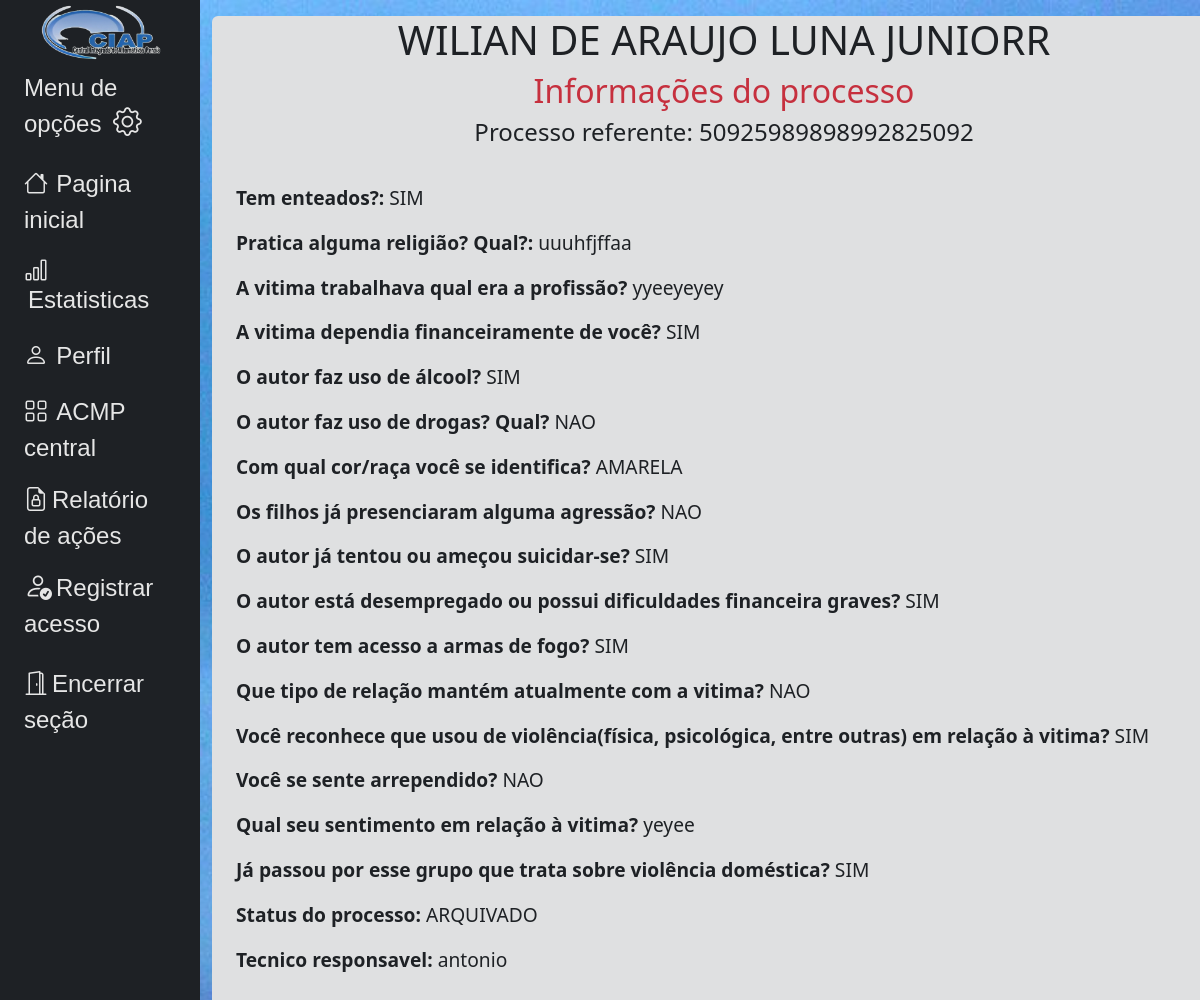
Page /base/busca/process_info/50925989898992825092/ (signed in) on the earlier database version.
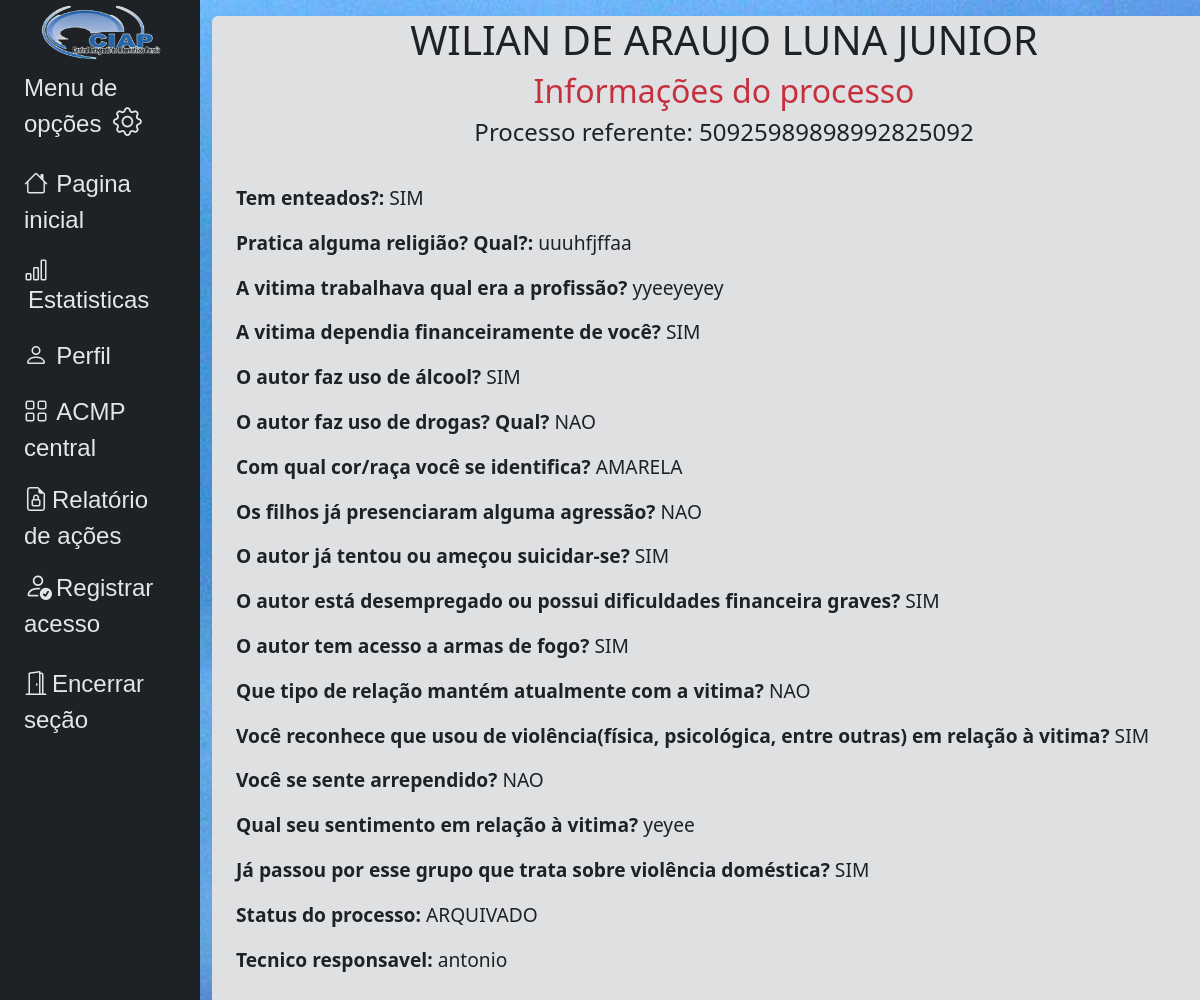
Same page on the later database version.
### core/models.py (models this page shows, shortened)
class Cidadao(models.Model):
    cpf = models.CharField(max_length=11, primary_key=True, verbose_name='Cpf:', unique=True)
    nome = models.CharField(max_length=80, verbose_name='Nome completo:')
    nome_social = models.CharField(max_length=80, blank=True, null=True, verbose_name='Nome social:', default='Não definido')
    endereco = models.CharField(max_length=80, verbose_name='Endereço:')
    moradia_situacao = models.CharField(
                        max_length=15,
                        choices=c_moradia_situacao,
                        verbose_name='Situação de moradia, tipo de ocupação:',
                        blank=True,
                        null=True
                    )
    moradia_tipo = models.CharField(
                        max_length=9,
                        choices=c_moradia_tipo,
                        verbose_name='Tipo de moradia:',
                        blank=True,
                        null=True
                    )
    cidade = models.CharField(max_length=20, verbose_name='Cidade:')
    telefone = models.CharField(max_length=13, verbose_name='Telefone:')
    estado = models.CharField(
                    choices=c_estado,
                    verbose_name='Estado:',
                    max_length=19,
                    blank=False,
                    null=False,
                     )
    data_nascimento = models.DateField(blank=False, verbose_name='Data de Nascimento:')
    idade = models.CharField(max_length=3, verbose_name='Idade:')
    naturalidade = models.CharField(max_length=50, verbose_name='Naturalidade:')
    sexo = models.CharField(max_length=1, choices=c_sexo, default='selecione', verbose_name='Sexo:')
    mae = models.CharField(max_length=50, verbose_name='Nome da mãe:')
    estado_civil = models.CharField(choices=c_estado_civil,
                                    default='selecione',
                                    max_length=20)
    remuneracao = models.CharField(max_length=20, choices=c_remuneracao, blank=True, verbose_name='Remuneração:')
    renda_individual = models.CharField(max_length=50, choices=c_renda_invidual)
    cor_raca = models.CharField(max_length=8, choices=c_raca_cor, verbose_name='Cor/Raça:')
    escolaridade = models.CharField(
                                choices=c_escolaridade,
                                max_length=22,
                                default='selecione'
                                    )
    data_entrada = models.DateField(auto_now_add=True)
    class Meta:
        indexes = [
            models.Index(fields=['nome']),
        ]

### core/views.py (the view)
# urls.py: path('base/busca/process_info/<str:process_referente>/', views.violen_info, name='violen_info'),
@login_required
def violen_info(request, process_referente):
    model = get_object_or_404(ViolenDomest, process_referente=process_referente)
    cidadao = model.cidadao
    processos = cidadao.form_violencia_domes.first()
    context = {
        'cidadao': cidadao,
        'processo': model,
        'processos': processos,
    }
    return render(request, 'commons/include/process_more.html', context)

### templates/commons/include/process_more.html
{% extends 'commons/include/new_base.html' %}
{% load static %}
{% block content %}
        <div class="container bg-light rounded">
            <div class="container">
                <h1 class="text-center">{{ cidadao.nome }}</h1>
                <div class="section-title d-flex justify-content-center">
                    <h2 class="text-danger">Informações do processo</h2>
                </div>
                <div class="info-item">
                    <h4 class="d-flex justify-content-center">Processo referente: {{ processo.process_referente }} </h4>
                    <br>
                    <p><strong>Tem enteados?:</strong> {{ processo.enteados }}</p>
                    <p><strong>Pratica alguma religião? Qual?:</strong> {{ processo.religiao }}</p>
                    <p><strong>A vitima trabalhava qual era a profissão?</strong> {{ processo.trab_vitima }}</p>
                    <p><strong>A vitima dependia financeiramente de você?</strong> {{ processo.dependencia_fin }}</p>
                    <p><strong>O autor faz uso de álcool?</strong> {{ processo.autor_alcool }}</p>
                    <p><strong>O autor faz uso de drogas? Qual?</strong> {{ processo.uso_drogas_viole }}</p>
                    <p><strong>Com qual cor/raça você se identifica?</strong> {{ processo.raça_ident }}</p>
                    <p><strong>Os filhos já presenciaram alguma agressão?</strong> {{ processo.filhos_agress }}</p>
                    <p><strong>O autor já tentou ou ameçou suicidar-se?</strong> {{ processo.ameacar_suicidio }}</p>
                    <p><strong>O autor está desempregado ou possui dificuldades financeira graves?</strong> {{ processo.dificul_finan }}</p>
                    <p><strong>O autor tem acesso a armas de fogo?</strong> {{ processo.acesso_armas }}</p>
                    <p><strong>Que tipo de relação mantém atualmente com a vitima?</strong> {{ processo.relacao_vit }}</p>
                    <p><strong>Você reconhece que usou de violência(física, psicológica, entre outras) em relação à vitima?</strong> {{ processo.reconhe_violencia }}</p>
                    <p><strong>Você se sente arrependido?</strong> {{ processo.arrepen }}</p>
                    <p><strong>Qual seu sentimento em relação à vitima?</strong> {{ processo.sentim_vitim }}</p>
                    <p><strong>Já passou por esse grupo que trata sobre violência doméstica?</strong> {{ processo.passagen_ant }} </p>
                    <p><strong>Status do processo:</strong>  {{ processo.status_process }} </p>
                    <p><strong> Tecnico responsavel:</strong> {{ processo.tecnico_responsavel_vio }}</p>
                </div>
            </div>
            <br>
        </div>
{% endblock content %}

Differences in the rows shown:
changed Cidadao: nome "WILIAN DE ARAUJO LUNA JUNIORR" → "WILIAN DE ARAUJO LUNA JUNIOR"
